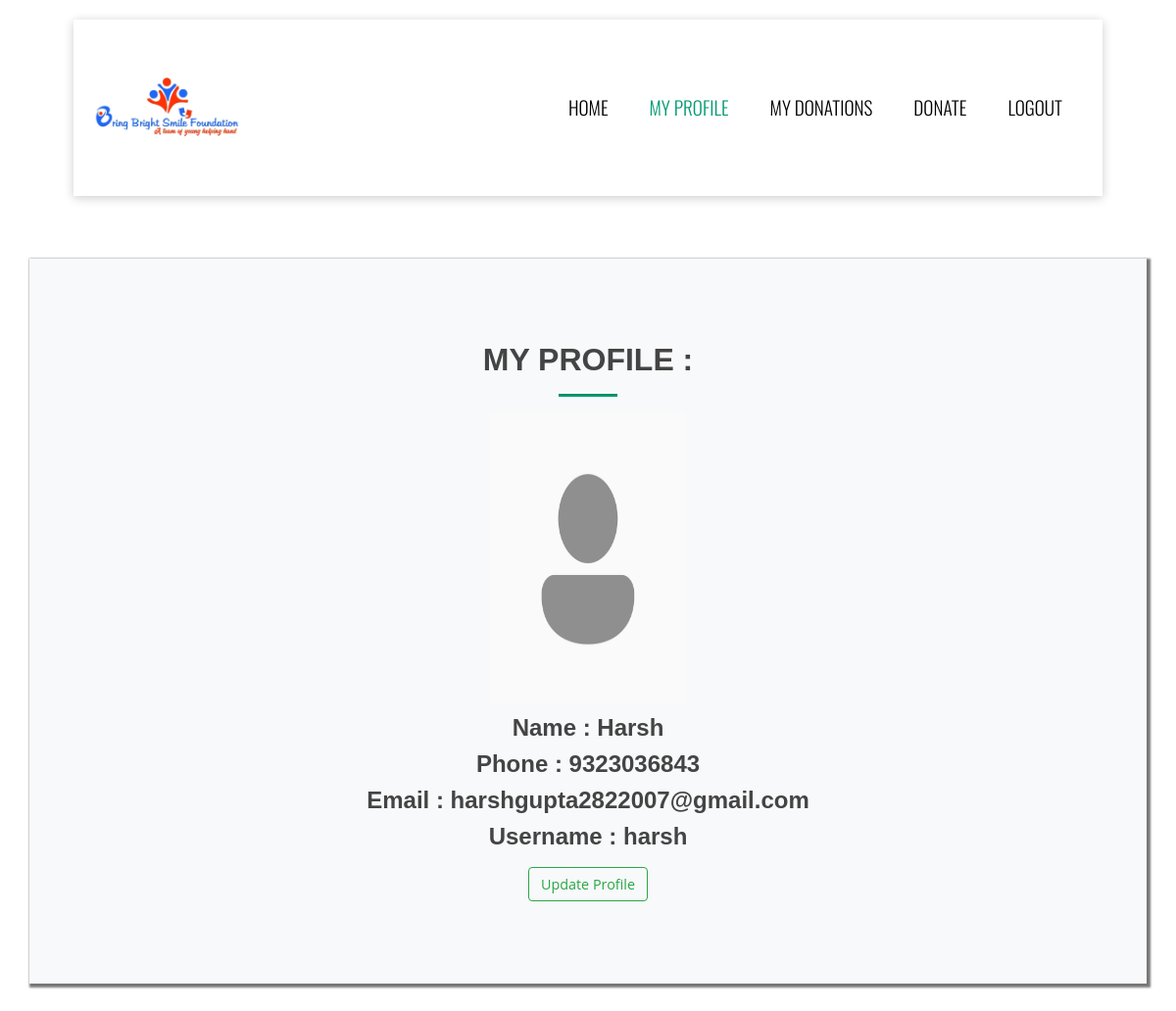
/donorprofile.php (signed in), run on the app's committed database.
### tables this page shows
CREATE TABLE `users` (
  `id` int(11) NOT NULL,
  `image` varchar(400) NOT NULL,
  `name` varchar(30) NOT NULL,
  `phone` varchar(10) NOT NULL,
  `email` varchar(50) NOT NULL,
  `username` varchar(15) NOT NULL,
  `password` varchar(15) NOT NULL,
  `code` varchar(10) NOT NULL,
  `updated_time` timestamp NOT NULL DEFAULT current_timestamp() ON UPDATE current_timestamp()
);

### donorprofile.php (the view, shortened to what this page needs)
<!DOCTYPE html>
<html lang="en">
<head>
    <link rel="stylesheet" href="https://stackpath.bootstrapcdn.com/bootstrap/4.5.2/css/bootstrap.min.css">
    <link rel="stylesheet" href="https://cdnjs.cloudflare.com/ajax/libs/font-awesome/5.15.4/css/all.min.css">
    <link href='https://unpkg.com/boxicons@2.1.4/css/boxicons.min.css' rel='stylesheet'>
    <link href="https://unpkg.com/aos@2.3.1/dist/aos.css" rel="stylesheet">
    <link rel="stylesheet" type="text/css" href="add.css">
    <link rel="stylesheet" type="text/css" href="index.css">
    <link rel="stylesheet" type="text/css" href="style.css">
    <link href="boxicons/css/boxicons.min.css" rel="stylesheet">
    <link rel="stylesheet" href="fontawesome/css/all.css">
</head>
<body>
    <div class="container-fluid menu">
        <nav class="navbar navbar-expand-lg my-navbar">
            <a class="navbar-brand " href="./donorpage.php"><img src="./images/website-favicon.png" height="150" width='150' alt="" loading="lazy"></a>
            <div class="collapse navbar-collapse" id="navbarSupportedContent">
                <ul class="navbar-nav ml-auto">
                    <li class="nav-item ">
                        <a class="nav-link" href="./donorpage.php">Home</a>
                    </li>
                    <li class="nav-item">
                        <a class="nav-link active" href="./donorprofile.php">My Profile</a>
                    </li>
                    <li class="nav-item">
                        <a href="./donordonations.php" class="nav-link">My Donations</a>
                    </li>
                    <li class="nav-item">
                        <a href="./donordonateform.php" class="nav-link">Donate</a>
                    </li>
                    <li class="nav-item">
                        <a href="./logout.php" class="nav-link ">Logout</a>
                    </li>
                </ul>
            </div>
        </nav>
    </div>
    <section>
        <div class="container py-4 my-4 bg-light" style="box-shadow: 2px 2px 2px 2px #777;">
            <?php
            $conn = mysqli_connect("localhost", "root", "", "ngo");
            $username = $_SESSION['username'];
            $sql = "SELECT * FROM users where username= '$username'";
            $result = mysqli_query($conn, $sql);
            if (mysqli_num_rows($result) > 0) {
            ?>
                <section>
                    <h2 style="text-align : center; font-weight: bold;">MY PROFILE :
                        <hr class="internship-green-hr">
                    </h2>
                    <?php while ($row = mysqli_fetch_assoc($result)) { ?>
                        <div class="container" style="text-align:center">
                    <?php
                        if ($row['image'] == NULL) {
                            echo "<h4><img src='./images/user.png' height='300px'; width='200px';></h4>";
                        } else {
                            echo "<h4><img src='" . $row['image'] . "'height='300px'; width='200px';></h4>";
                        }
                        echo "<h4 style='font-weight : bold';>Name : " . $row['name'] . "</h4>";
                        echo "<h4 style='font-weight : bold';>Phone : " . $row['phone'] . "</h4>";
                        echo "<h4 style='font-weight : bold';>Email : " . $row['email'] . "</h4>";
                        echo "<h4 style='font-weight : bold';>Username : " . $row['username'] . "</h4>";
                    }
                } else {
                    echo "Something went wrong";
                }
                    ?>
                    <a href="update.php"><button id="update-btn" class="btn btn-outline-success mt-2 "> Update Profile </button></a>
                        </div>
        </div>
    </section>
</body>
</html>

### add.css (style rules this page uses)
.menu { position: relative; width: 90%; z-index: 9999; }
.my-navbar { width: 100%; padding: 10px 20px; background-color: white; position: absolute; top: 20px; left: 0; z-index: 999; box-shadow: 0px 2px 10px rgba(0, 0, 0, 0.2); }
.nav-item .nav-link { font-family: 'Oswald', sans-serif; font-size: 15px; font-weight: 300; text-transform: uppercase; margin: 0px 10px; position: relative; color: black; }
.nav-item .nav-link:before { position: absolute; left: 0; content: ''; bottom: 0; width: 100%; height: 2px; transform: scaleX(0); transform-origin: left; background-color: #009970; transition: 0.5s; }
.navbar-brand { text-transform: capitalize; font-size: 35px; color: #2f3542; font-style: italic; font-family: 'Oswald', sans-serif; font-weight: bold; }
.nav-item .active { color: #009970; }
.navbar { padding: 0.8ren; position: relative; width: 100%; z-index: 9999; }
.navbar-nav li { padding: 3px; }
.nav-link { font-size: 1.2em !important; }
.nav-item .nav-link:after { position: absolute; top: 0; left: 0; bottom: 100%; height: 1px; transform: scaleX(0); transition: 0.5s; content: ''; transform-origin: left; background-color: white; }
.navbar-brand { text-transform: capitalize; font-size: 35px; color: black; }

### index.css (style rules this page uses)
html, body { height: 100%; width: 100%; color: #222; }
h1, h2, h3, h4, h5, h6 { font-family: 'Raleway', sans-serif; }
body { font-family: 'Open Sans', sans-serif; color: #444444; }
a { color: #009970; }

### style.css (style rules this page uses)
html, body { height: 100%; width: 100%; color: #222; }
h1, h2, h3, h4, h5, h6 { font-family: 'Raleway', sans-serif; }
body { font-family: 'Open Sans', sans-serif; color: #444444; }
a { color: #009970; }
* { scroll-behavior: smooth; }
.internship-green-hr { width: 60px; display: block; height: 2px; background: #009970; }
.btn { font-size: 90%; }
section { padding: 60px 0; overflow: hidden; }

### data on the page
users: name "Harsh", phone "9323036843", email "harshgupta2822007@gmail.com", username "harsh"
